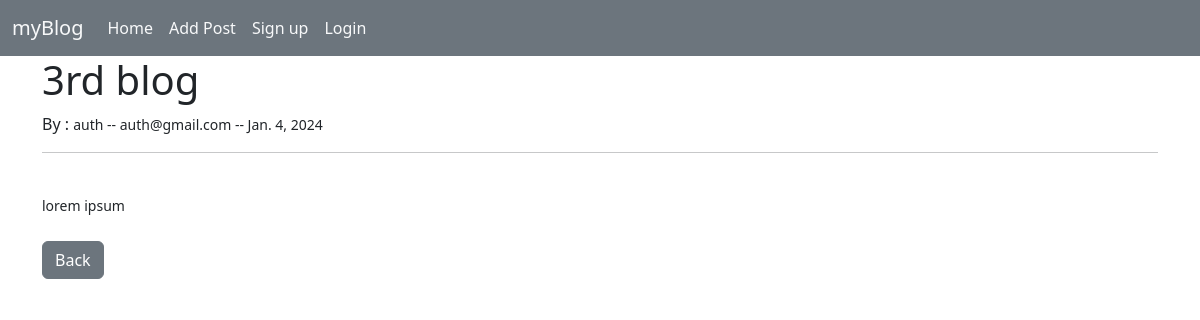
The page /article/8 on the database as committed earlier.
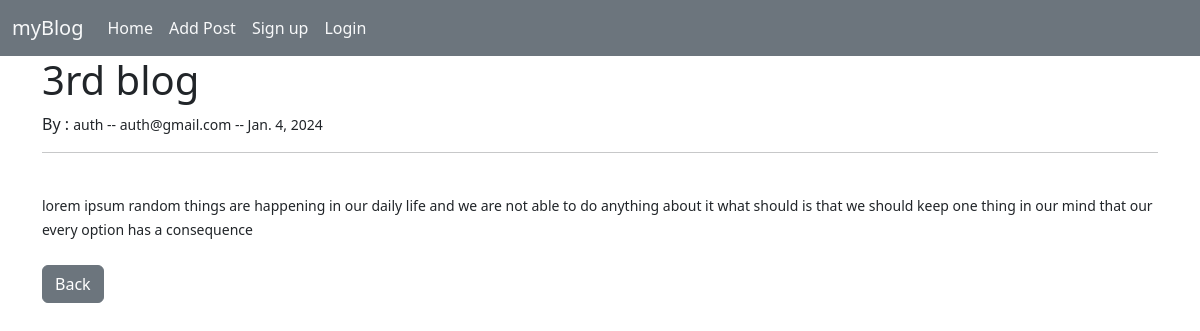
The same page on the database as committed later.
### blog/models.py (models this page shows, shortened)
class Post(models.Model):
    title = models.CharField(max_length=200)
    title_tag = models.CharField(max_length=200, default='Title tag')
    author = models.ForeignKey(User, on_delete = models.CASCADE)
    body = models.TextField()
    post_date = models.DateField(auto_now_add = True)
    """
The get_absolute_url method is like a helper function in Django models that helps you generate a link (URL) to a detailed view of an object. Here's why it might be useful:
Consistency: Instead of writing the logic to generate URLs in multiple places in your code, you define it once in the model. This makes your code more organized and easier to maintain.
Reusability: If you decide to change how your URLs are structured or generated, you only need to update it in one place (the get_absolute_url method) rather than hunting through your entire codebase.
"""
    def get_absolute_url(self):
        return reverse('article', args=[str(self.id)])

### blog/views.py (the view)
# urls.py: path('article/<int:pk>', ArticleDetail.as_view(), name='article'),
class ArticleDetail(DetailView):
    model = Post
    queryset = Post.objects.all()  # fetches all objects from Post
    template_name = 'article.html'
    context_object_name = 'post' # while rendering elements in html template 'posts' is used

### templates/article.html (shortened to what this page needs)
{% extends 'base.html' %}
    {% block content %}
    <h1>{{post.title}}</h1>
    By : <small>{{post.author}} -- {{post.author.email}} -- {{post.post_date}}<br>
    <hr>
    <br>
    {{post.body}}
     <br>
     <br>
    <a href="{% url 'home' %}" class="btn btn-secondary">Back</a>
    {% endblock %}

Rows that differ between the two databases and show on the page:
changed Post "3rd blog": body "lorem ipsum" → "lorem ipsum random things are happening in our daily life and we are not able to do anything about it what should is that we should keep one thing in our mind that our every option has a consequence"
